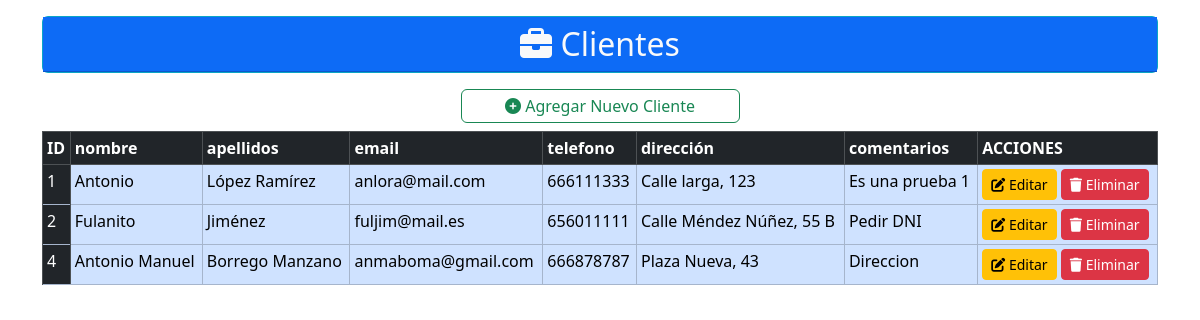
Page /models/clientes/clientes.php on the committed database.
### tables this page shows
CREATE TABLE `clientes` (
  `idCliente` int(11) NOT NULL,
  `nombre` varchar(100) DEFAULT NULL,
  `apellidos` varchar(100) DEFAULT NULL,
  `email` varchar(100) DEFAULT NULL,
  `telefono` varchar(20) DEFAULT NULL,
  `direccion` varchar(255) DEFAULT NULL,
  `comentarios` text DEFAULT NULL
);

### models/clientes/clientes.php (the view, shortened to what this page needs)
<?php
require '../../config/conexion.php';
$consultaCliente = $conexionbd->prepare("SELECT * FROM clientes");
$consultaCliente->execute();
?>
<!DOCTYPE html>
<html lang="en">
<head>
    <link rel="stylesheet" href="/proyectoWT/assets/css/bootstrap.min.css">
    <link rel="stylesheet" href="/proyectoWT/assets/css/all.min.css">
</head>
<body>
    <div class="container py-3">
        <div class="card text-bg-info mb-3">
            <span class="placeholder-wave col-12 placeholder-lg bg-primary">
                <h2 class="card-header text-center text-light"><i class="fa-solid fa-briefcase"></i> Clientes</h2>
            </span>
        </div>
        <div class="d-grid col-3 mx-auto">
            <a href="#" class="btn btn-outline-success p-1" data-bs-toggle="modal" data-bs-target="#nuevoClienteModal"><i class="fa-solid fa-circle-plus"></i> Agregar Nuevo Cliente</a>
        </div>
        <div class="table-responsive-sm">
            <table class="table table-sm table-over table-bordered mt-2">
                <thead class="table-dark">
                    <tr>
                        <th>ID</th>
                        <th>nombre</th>
                        <th>apellidos</th>
                        <th>email</th>
                        <th>telefono</th>
                        <th>dirección</th>
                        <th>comentarios</th>
                        <th>ACCIONES</th>
                    </tr>
                </thead>
                <tbody class="table-primary">
                    <?php
                    while ($registro = $consultaCliente->fetch()) {
                        echo "<tr>
                            <td class='table-dark'>{$registro['idCliente']}</td>
                            <td>{$registro['nombre']}</td>
                            <td>{$registro['apellidos']}</td>
                            <td>{$registro['email']}</td>
                            <td>{$registro['telefono']}</td>
                            <td>{$registro['direccion']}</td>
                            <td>{$registro['comentarios']}</td>
                            <td>
                                <a href='#' class='btn btn-sm btn-warning' data-bs-toggle='modal'
                                data-bs-target='#editarClienteModal' data-bs-id='{$registro['idCliente']}'> <i class='fa-solid fa-pen-to-square'></i> Editar</a>
                                <a href='#' class='btn btn-sm btn-danger' data-bs-toggle='modal'
                                data-bs-target='#eliminarClienteModal' data-bs-id='{$registro['idCliente']}'> <i class='fa-solid fa-trash'></i> Eliminar</a>
                            </td>
                        <tr>";
                    }
                    ?>
                </tbody>
            </table>
        </div>
    </div>
</body>
</html>

### rows in the picture
clientes: idCliente "1", nombre "Antonio", apellidos "López Ramírez", email "anlora@mail.com", telefono "666111333", direccion "Calle larga, 123", comentarios "Es una prueba 1"
clientes: idCliente "2", nombre "Fulanito", apellidos "Jiménez", email "fuljim@mail.es", telefono "656011111", direccion "Calle Méndez Núñez, 55 B", comentarios "Pedir DNI"
clientes: idCliente "4", nombre "Antonio Manuel", apellidos "Borrego Manzano", email "anmaboma@gmail.com", telefono "666878787", direccion "Plaza Nueva, 43", comentarios "Direccion"
